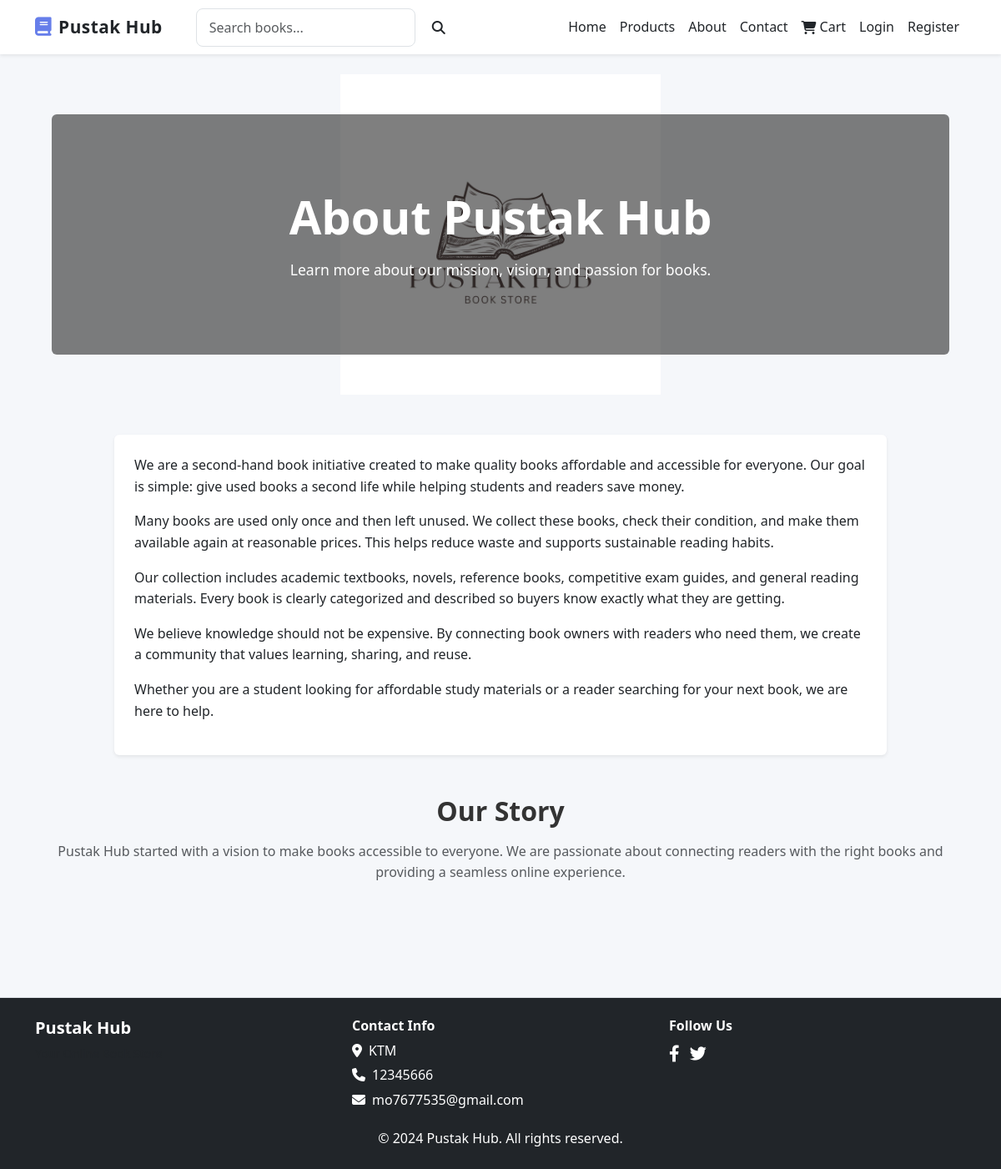
The page /about/ on the database its author committed.
### bookstore/models.py (models this page shows, shortened)
class AboutUs(models.Model):
    id = models.AutoField(primary_key=True)
    content = models.TextField()
    img = models.ImageField(upload_to='about_us/', default='about_us/default.jpg')
    created_at = models.DateTimeField(auto_now_add=True)
    updated_at = models.DateTimeField(auto_now=True)

class SiteSettings(models.Model):
    site_name = models.CharField(max_length=255, default='Pustak Hub')
    logo = models.ImageField(upload_to='settings/', blank=True, null=True)
    email = models.EmailField(max_length=255, blank=True, null=True)
    phone = models.CharField(max_length=50, blank=True, null=True)
    address = models.TextField(blank=True, null=True)
    facebook = models.URLField(blank=True, null=True)
    twitter = models.URLField(blank=True, null=True)
    instagram = models.URLField(blank=True, null=True)
    linkedin = models.URLField(blank=True, null=True)
    footer_text = models.TextField(blank=True, null=True)
    updated_at = models.DateTimeField(auto_now=True)
    class Meta:
        verbose_name = "Site Setting"
        verbose_name_plural = "Site Settings"

### bookstore/views.py (the view)
# urls.py: path('about/', views.about, name='about'),
def about(request):
    about = AboutUs.objects.last()
    return render(request, 'bookstore/about.html', {'about': about, 'page_title': 'About Us - Pustak Hub'})

### bookstore/context_processors.py (called while the page is built)
def settings_context(request):
    settings = SiteSettings.objects.first()
    return {'site_settings': settings}

### templates/bookstore/about.html (shortened to what this page needs)
{% extends 'base.html' %}
{% block content %}
<div class="container">
    {% if about %}
    <div class="hero-section text-white text-center py-5 mb-5 rounded" style="background-image: url('{{ about.img.url }}'); background-size: cover; background-position: center;">
        <div class="overlay p-5 rounded" style="background-color: rgba(0,0,0,0.5);">
            <h1 class="display-4 fw-bold mb-3">About Pustak Hub</h1>
            <p class="lead mb-0">Learn more about our mission, vision, and passion for books.</p>
        </div>
    </div>
    {% endif %}
    <div class="row justify-content-center">
        <div class="col-md-10">
            <div class="card shadow-sm border-0 rounded mb-5">
                <div class="card-body p-4">
                    {% if about %}
                        {{ about.content|linebreaks }}
                    {% else %}
                        <p class="text-center text-muted">About content is not available yet.</p>
                    {% endif %}
                </div>
            </div>
        </div>
    </div>
    <div class="row text-center mb-5">
        <div class="col">
            <h2 class="fw-bold mb-3">Our Story</h2>
            <p class="text-muted">Pustak Hub started with a vision to make books accessible to everyone. We are passionate about connecting readers with the right books and providing a seamless online experience.</p>
        </div>
    </div>
</div>
{% endblock %}

### templates/base.html (shortened to what this page needs)
{% load static %}
<!DOCTYPE html>
<html lang="en">
<head>
    <link href="https://cdnjs.cloudflare.com/ajax/libs/bootstrap/5.3.0/css/bootstrap.min.css" rel="stylesheet">
    <link href="https://cdnjs.cloudflare.com/ajax/libs/font-awesome/6.4.0/css/all.min.css" rel="stylesheet">
    <link rel="stylesheet" href="{% static 'css/style.css' %}">
</head>
<body>
{% if user.is_authenticated or request.resolver_match.url_name not in 'login,register' %}
<nav class="navbar navbar-expand-lg navbar-light bg-white shadow-sm sticky-top">
    <div class="container">
        <a class="navbar-brand fw-bold d-flex align-items-center text-dark" href="{% url 'home' %}">
            <i class="fas fa-book me-2"></i> Pustak Hub
        </a>
        <div class="collapse navbar-collapse" id="navbarNav">
            <form class="d-flex mx-lg-4 my-2 my-lg-0" method="GET" action="{% url 'products' %}">
                <input
                    class="form-control me-2"
                    type="search"
                    name="q"
                    placeholder="Search books..."
                    value="{{ request.GET.q }}"
                >
                <button class="btn btn-outline-dark" type="submit">
                    <i class="fas fa-search"></i>
                </button>
            </form>
            <ul class="navbar-nav ms-auto align-items-lg-center">
                <li class="nav-item"><a class="nav-link text-dark" href="{% url 'home' %}">Home</a></li>
                <li class="nav-item"><a class="nav-link text-dark" href="{% url 'products' %}">Products</a></li>
                <li class="nav-item"><a class="nav-link text-dark" href="{% url 'about' %}">About</a></li>
                <li class="nav-item"><a class="nav-link text-dark" href="{% url 'contact' %}">Contact</a></li>
                <li class="nav-item position-relative">
                    <a class="nav-link d-flex align-items-center text-dark" href="{% url 'cart' %}">
                        <i class="fas fa-shopping-cart me-1"></i> Cart
                    </a>
                </li>
                {% if user.is_authenticated %}
                    <li class="nav-item dropdown">
                        <a class="nav-link dropdown-toggle text-dark d-flex align-items-center" href="#" id="userDropdown" role="button" data-bs-toggle="dropdown">
                            <i class="fas fa-user me-1"></i> {{ user.username }}
                        </a>
                        <ul class="dropdown-menu dropdown-menu-end">
                            <li><a class="dropdown-item" href="{% url 'profile' %}">Profile</a></li>
                            {% if user.is_superuser %}
                            <li><a class="dropdown-item text-danger" href="/admin/">Admin Dashboard</a></li>
                            {% endif %}
                            <li><hr class="dropdown-divider"></li>
                            <li><a class="dropdown-item" href="{% url 'logout' %}">Logout</a></li>
                        </ul>
                    </li>
                {% else %}
                    <li class="nav-item"><a class="nav-link text-dark" href="{% url 'login' %}">Login</a></li>
                    <li class="nav-item"><a class="nav-link text-dark" href="{% url 'register' %}">Register</a></li>
                {% endif %}
            </ul>
        </div>
    </div>
</nav>
{% endif %}
<main class="py-4">
    {% block content %}{% endblock %}
</main>
<footer class="bg-dark text-white mt-5 py-4 shadow-sm">
    <div class="container">
        <div class="row text-center text-md-start">
            <div class="col-md-4 mb-3 mb-md-0">
                <h5 class="fw-bold">Pustak Hub</h5>
                <p class="text-muted small">Your Online Book Store</p>
            </div>
            <div class="col-md-4 mb-3 mb-md-0">
                <h6 class="fw-bold">Contact Info</h6>
                {% if site_settings %}
                    {% if site_settings.address %}
                        <p class="mb-1"><i class="fas fa-map-marker-alt me-2"></i>{{ site_settings.address }}</p>
                    {% endif %}
                    {% if site_settings.phone %}
                        <p class="mb-1"><i class="fas fa-phone me-2"></i>{{ site_settings.phone }}</p>
                    {% endif %}
                    {% if site_settings.email %}
                        <p class="mb-1"><i class="fas fa-envelope me-2"></i>{{ site_settings.email }}</p>
                    {% endif %}
                {% endif %}
            </div>
            <div class="col-md-4">
                <h6 class="fw-bold">Follow Us</h6>
                {% if site_settings %}
                    {% if site_settings.facebook %}
                        <a href="{{ site_settings.facebook }}" class="me-2 text-white fs-5"><i class="fab fa-facebook-f"></i></a>
                    {% endif %}
                    {% if site_settings.twitter %}
                        <a href="{{ site_settings.twitter }}" class="me-2 text-white fs-5"><i class="fab fa-twitter"></i></a>
                    {% endif %}
                {% endif %}
            </div>
        </div>
        <div class="text-center mt-3">
            <p class="mb-0">&copy; 2024 Pustak Hub. All rights reserved.</p>
        </div>
    </div>
</footer>
</body>
</html>

### static/css/style.css (style rules this page uses)
:root { --primary-color: #667eea; --secondary-color: #764ba2; --success-color: #28a745; --danger-color: #dc3545; --warning-color: #ffc107; --info-color: #17a2b8; --light-color: #f8f9fa; --dark-color: #343a40; --border-radius: 8px; --font-family: 'Segoe UI', Tahoma, Geneva, Verdana, sans-serif; }
* { margin: 0; padding: 0; box-sizing: border-box; }
body { font-family: var(--font-family); background-color: #f5f7fa; color: #333; line-height: 1.6; }
a { color: var(--primary-color); text-decoration: none; transition: all 0.3s ease; }
.navbar { box-shadow: 0 2px 8px rgba(0, 0, 0, 0.1); padding: 0.6rem 0; }
.navbar-brand { font-size: 1.3rem !important; font-weight: 700 !important; letter-spacing: 0.5px; transition: all 0.3s ease; }
.navbar-brand i { font-size: 1.4rem; margin-right: 8px !important; color: #667eea; }
.card { border: none; border-radius: var(--border-radius); box-shadow: 0 2px 8px rgba(0, 0, 0, 0.1); transition: all 0.3s ease; }
.btn { border-radius: var(--border-radius); font-weight: 500; transition: all 0.3s ease; border: none; }
.hero-section { background: linear-gradient(135deg, var(--primary-color) 0%, var(--secondary-color) 100%); color: white; padding: 60px 20px; border-radius: var(--border-radius); text-align: center; }
.hero-section h1 { font-weight: 700; margin-bottom: 20px; }
.hero-section p { font-size: 1.1rem; margin-bottom: 30px; }
.form-control { border-radius: var(--border-radius); border: 1px solid #dee2e6; padding: 10px 15px; transition: all 0.3s ease; }
footer { margin-top: 50px; background-color: #1a1a2e; border-top: 1px solid #dee2e6; color: white; text-align: center; padding: 20px 0; }
.text-center { text-align: center; }
.mt-5 { margin-top: 3rem !important; }
.py-5 { padding-top: 3rem !important; padding-bottom: 3rem !important; }

### templates/bookstore/about.html (style rules this page uses)
.hero-section { position: relative; border-radius: 12px; overflow: hidden; background-size: contain !important; background-repeat: no-repeat !important; background-position: center top !important; }
.hero-section .overlay { display: flex; flex-direction: column; justify-content: center; align-items: center; min-height: 30vh; color: white; padding-top: 2.5rem; padding-bottom: 2.5rem; }
@media (min-width: 992px) { .hero-section .overlay { min-height: 36vh; padding-top: 3.5rem; padding-bottom: 3.5rem; } }
.card { border-radius: 12px; }
.lead { font-size: 1.2rem; }
h2 { font-weight: 600; }

### templates/base.html (style rules this page uses)
a { text-decoration: none; }
.navbar-brand i { font-size: 1.4rem; color: #667eea; }
.navbar { box-shadow: 0 2px 8px rgba(0,0,0,0.1); }

### rows shown on the page
AboutUs: img (picture), content "We are a second-hand book initiative created to make quality books affordable and accessible for everyone. Our goal is simple: give used books a second life while helping students and readers save money. Many books are used only once and then left unused. We collect these books, check their condition, and make them available again at reasonable prices. This helps reduce waste and supports sustainable reading habits. Our collection includes academic textbooks, novels, reference books, competitive exam guides, and general reading materials. Every book is clearly categorized and described so buyers know exactly what they are getting. We believe knowledge should not be expensive. By connecting…"
SiteSettings: address "KTM", phone "12345666", email "mo7677535@gmail.com"
